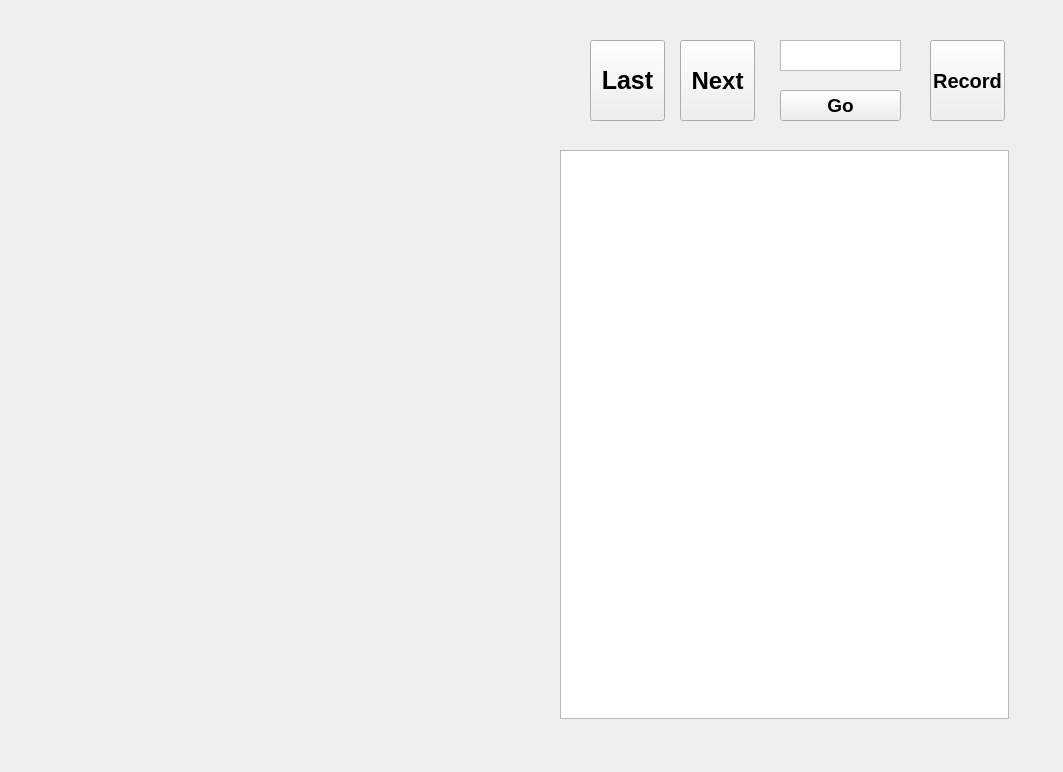
<?xml version="1.0" encoding="UTF-8"?>
<ui version="4.0">
 <class>RicoReaderClass</class>
 <widget class="QMainWindow" name="RicoReaderClass">
  <property name="geometry">
   <rect>
    <x>0</x>
    <y>0</y>
    <width>1063</width>
    <height>772</height>
   </rect>
  </property>
  <property name="windowTitle">
   <string>RicoReader</string>
  </property>
  <widget class="QWidget" name="centralWidget">
   <widget class="QPushButton" name="LastButton">
    <property name="geometry">
     <rect>
      <x>590</x>
      <y>40</y>
      <width>75</width>
      <height>81</height>
     </rect>
    </property>
    <property name="font">
     <font>
      <pointsize>19</pointsize>
      <weight>75</weight>
      <bold>true</bold>
     </font>
    </property>
    <property name="text">
     <string>Last</string>
    </property>
   </widget>
   <widget class="QPushButton" name="NextButton">
    <property name="geometry">
     <rect>
      <x>680</x>
      <y>40</y>
      <width>75</width>
      <height>81</height>
     </rect>
    </property>
    <property name="font">
     <font>
      <pointsize>18</pointsize>
      <weight>75</weight>
      <bold>true</bold>
     </font>
    </property>
    <property name="text">
     <string>Next</string>
    </property>
   </widget>
   <widget class="QPushButton" name="RecordButton">
    <property name="geometry">
     <rect>
      <x>930</x>
      <y>40</y>
      <width>75</width>
      <height>81</height>
     </rect>
    </property>
    <property name="font">
     <font>
      <pointsize>15</pointsize>
      <weight>75</weight>
      <bold>true</bold>
     </font>
    </property>
    <property name="text">
     <string>Record</string>
    </property>
   </widget>
   <widget class="QLabel" name="ImageLabel">
    <property name="geometry">
     <rect>
      <x>20</x>
      <y>20</y>
      <width>541</width>
      <height>711</height>
     </rect>
    </property>
    <property name="text">
     <string/>
    </property>
   </widget>
   <widget class="QTextEdit" name="NoInput">
    <property name="geometry">
     <rect>
      <x>780</x>
      <y>40</y>
      <width>121</width>
      <height>31</height>
     </rect>
    </property>
    <property name="font">
     <font>
      <pointsize>13</pointsize>
     </font>
    </property>
    <property name="html">
     <string>&lt;!DOCTYPE HTML PUBLIC &quot;-//W3C//DTD HTML 4.0//EN&quot; &quot;http://www.w3.org/TR/REC-html40/strict.dtd&quot;&gt;
&lt;html&gt;&lt;head&gt;&lt;meta name=&quot;qrichtext&quot; content=&quot;1&quot; /&gt;&lt;style type=&quot;text/css&quot;&gt;
p, li { white-space: pre-wrap; }
&lt;/style&gt;&lt;/head&gt;&lt;body style=&quot; font-family:'SimSun'; font-size:13pt; font-weight:400; font-style:normal;&quot;&gt;
&lt;p style=&quot;-qt-paragraph-type:empty; margin-top:0px; margin-bottom:0px; margin-left:0px; margin-right:0px; -qt-block-indent:0; text-indent:0px;&quot;&gt;&lt;br /&gt;&lt;/p&gt;&lt;/body&gt;&lt;/html&gt;</string>
    </property>
   </widget>
   <widget class="QPushButton" name="GoButton">
    <property name="geometry">
     <rect>
      <x>780</x>
      <y>90</y>
      <width>121</width>
      <height>31</height>
     </rect>
    </property>
    <property name="font">
     <font>
      <pointsize>14</pointsize>
      <weight>75</weight>
      <bold>true</bold>
     </font>
    </property>
    <property name="text">
     <string>Go</string>
    </property>
   </widget>
   <widget class="QListWidget" name="ListWidget">
    <property name="geometry">
     <rect>
      <x>560</x>
      <y>150</y>
      <width>449</width>
      <height>569</height>
     </rect>
    </property>
   </widget>
   <zorder>ImageLabel</zorder>
   <zorder>LastButton</zorder>
   <zorder>NextButton</zorder>
   <zorder>RecordButton</zorder>
   <zorder>NoInput</zorder>
   <zorder>GoButton</zorder>
   <zorder>ListWidget</zorder>
  </widget>
 </widget>
 <layoutdefault spacing="6" margin="11"/>
 <resources>
  <include location="RicoReader.qrc"/>
 </resources>
 <connections/>
</ui>
